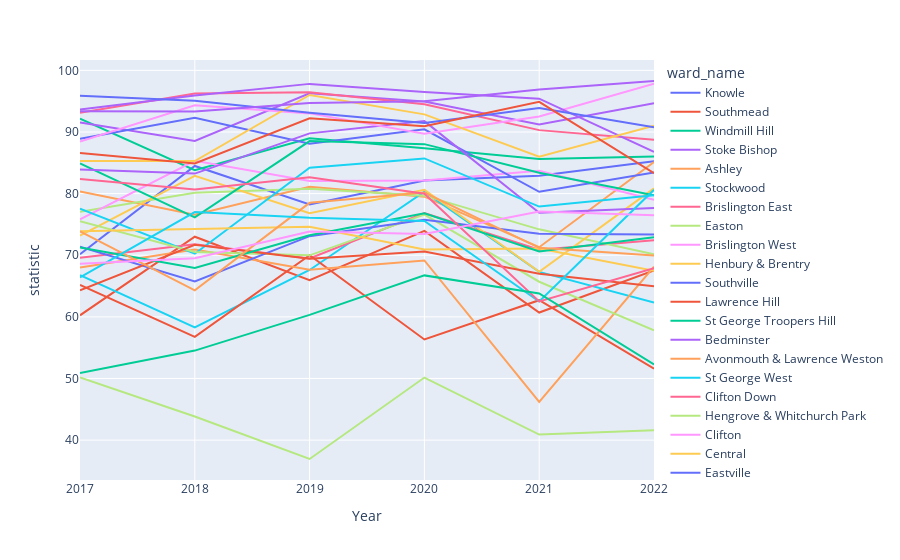

Notebook code cell kept with this figure:
### Markdown cell above
The percentage of people questioned regarding how satisfied they are with their ward can then be plotted to see how it varies over time.

### Code cell
df_LA = df_LA.sort_values(["Year"])

#Create a line chart showing how the total amount payed per month changes over time.
fig = px.line(df_LA,x="Year",y="statistic",color = "ward_name")
fig.show()
df_LA

### Figure 1 — Plotly figure (JSON) as saved in the notebook; plotly's stock layout.template omitted (floating-point values rounded to 4 significant figures)
{"data": [{"hovertemplate": "ward_name=Knowle<br>Year=%{x}<br>statistic=%{y}<extra></extra>", "legendgroup": "Knowle", "line": {"color": "#636efa", "dash": "solid"}, "marker": {"symbol": "circle"}, "mode": "lines", "name": "Knowle", "orientation": "v", "showlegend": true, "type": "scatter", "x": [2017, 2018, 2019, 2020, 2021, 2022], "xaxis": "x", "y": [70.15, 84.49, 78.22, 82.13, 82.9, 85.24], "yaxis": "y"}, {"hovertemplate": "ward_name=Southmead<br>Year=%{x}<br>statistic=%{y}<extra></extra>", "legendgroup": "Southmead", "line": {"color": "#EF553B", "dash": "solid"}, "marker": {"symbol": "circle"}, "mode": "lines", "name": "Southmead", "orientation": "v", "showlegend": true, "type": "scatter", "x": [2017, 2018, 2019, 2020, 2021, 2022], "xaxis": "x", "y": [60.25, 73.0, 65.95, 73.94, 60.7, 67.54], "yaxis": "y"}, {"hovertemplate": "ward_name=Windmill Hill<br>Year=%{x}<br>statistic=%{y}<extra></extra>", "legendgroup": "Windmill Hill", "line": {"color": "#00cc96", "dash": "solid"}, "marker": {"symbol": "circle"}, "mode": "lines", "name": "Windmill Hill", "orientation": "v", "showlegend": true, "type": "scatter", "x": [2017, 2018, 2019, 2020, 2021, 2022], "xaxis": "x", "y": [92.15, 83.8, 88.96, 87.35, 85.6, 86.01], "yaxis": "y"}, {"hovertemplate": "ward_name=Stoke Bishop<br>Year=%{x}<br>statistic=%{y}<extra></extra>", "legendgroup": "Stoke Bishop", "line": {"color": "#ab63fa", "dash": "solid"}, "marker": {"symbol": "circle"}, "mode": "lines", "name": "Stoke Bishop", "orientation": "v", "showlegend": true, "type": "scatter", "x": [2017, 2018, 2019, 2020, 2021, 2022], "xaxis": "x", "y": [91.53, 88.53, 96.28, 94.94, 91.2, 94.65], "yaxis": "y"}, {"hovertemplate": "ward_name=Ashley<br>Year=%{x}<br>statistic=%{y}<extra></extra>", "legendgroup": "Ashley", "line": {"color": "#FFA15A", "dash": "solid"}, "marker": {"symbol": "circle"}, "mode": "lines", "name": "Ashley", "orientation": "v", "showlegend": true, "type": "scatter", "x": [2017, 2018, 2019, 2020, 2021, 2022], "xaxis": "x", "y": [80.33, 76.59, 81.1, 79.5, 71.3, 85.13], "yaxis": "y"}, {"hovertemplate": "ward_name=Stockwood<br>Year=%{x}<br>statistic=%{y}<extra></extra>", "legendgroup": "Stockwood", "line": {"color": "#19d3f3", "dash": "solid"}, "marker": {"symbol": "circle"}, "mode": "lines", "name": "Stockwood", "orientation": "v", "showlegend": true, "type": "scatter", "x": [2017, 2018, 2019, 2020, 2021, 2022], "xaxis": "x", "y": [66.76, 58.29, 67.61, 80.32, 67.3, 62.33], "yaxis": "y"}, {"hovertemplate": "ward_name=Brislington East<br>Year=%{x}<br>statistic=%{y}<extra></extra>", "legendgroup": "Brislington East", "line": {"color": "#FF6692", "dash": "solid"}, "marker": {"symbol": "circle"}, "mode": "lines", "name": "Brislington East", "orientation": "v", "showlegend": true, "type": "scatter", "x": [2017, 2018, 2019, 2020, 2021, 2022], "xaxis": "x", "y": [69.58, 71.78, 69.46, 76.84, 70.9, 72.45], "yaxis": "y"}, {"hovertemplate": "ward_name=Easton<br>Year=%{x}<br>statistic=%{y}<extra></extra>", "legendgroup": "Easton", "line": {"color": "#B6E880", "dash": "solid"}, "marker": {"symbol": "circle"}, "mode": "lines", "name": "Easton", "orientation": "v", "showlegend": true, "type": "scatter", "x": [2017, 2018, 2019, 2020, 2021, 2022], "xaxis": "x", "y": [77.04, 80.13, 80.77, 79.67, 74.2, 70.16], "yaxis": "y"}, {"hovertemplate": "ward_name=Brislington West<br>Year=%{x}<br>statistic=%{y}<extra></extra>", "legendgroup": "Brislington West", "line": {"color": "#FF97FF", "dash": "solid"}, "marker": {"symbol": "circle"}, "mode": "lines", "name": "Brislington West", "orientation": "v", "showlegend": true, "type": "scatter", "x": [2017, 2018, 2019, 2020, 2021, 2022], "xaxis": "x", "y": [75.82, 85.33, 82.06, 82.13, 83.7, 78.99], "yaxis": "y"}, {"hovertemplate": "ward_name=Henbury & Brentry<br>Year=%{x}<br>statistic=%{y}<extra></extra>", "legendgroup": "Henbury & Brentry", "line": {"color": "#FECB52", "dash": "solid"}, "marker": {"symbol": "circle"}, "mode": "lines", "name": "Henbury & Brentry", "orientation": "v", "showlegend": true, "type": "scatter", "x": [2017, 2018, 2019, 2020, 2021, 2022], "xaxis": "x", "y": [73.17, 82.9, 76.8, 80.63, 67.3, 80.84], "yaxis": "y"}, {"hovertemplate": "ward_name=Southville<br>Year=%{x}<br>statistic=%{y}<extra></extra>", "legendgroup": "Southville", "line": {"color": "#636efa", "dash": "solid"}, "marker": {"symbol": "circle"}, "mode": "lines", "name": "Southville", "orientation": "v", "showlegend": true, "type": "scatter", "x": [2017, 2018, 2019, 2020, 2021, 2022], "xaxis": "x", "y": [88.88, 92.3, 88.09, 90.43, 80.3, 83.43], "yaxis": "y"}, {"hovertemplate": "ward_name=Lawrence Hill<br>Year=%{x}<br>statistic=%{y}<extra></extra>", "legendgroup": "Lawrence Hill", "line": {"color": "#EF553B", "dash": "solid"}, "marker": {"symbol": "circle"}, "mode": "lines", "name": "Lawrence Hill", "orientation": "v", "showlegend": true, "type": "scatter", "x": [2017, 2018, 2019, 2020, 2021, 2022], "xaxis": "x", "y": [65.17, 56.75, 70.0, 56.34, 62.7, 51.58], "yaxis": "y"}, {"hovertemplate": "ward_name=St George Troopers Hill<br>Year=%{x}<br>statistic=%{y}<extra></extra>", "legendgroup": "St George Troopers Hill", "line": {"color": "#00cc96", "dash": "solid"}, "marker": {"symbol": "circle"}, "mode": "lines", "name": "St George Troopers Hill", "orientation": "v", "showlegend": true, "type": "scatter", "x": [2017, 2018, 2019, 2020, 2021, 2022], "xaxis": "x", "y": [84.89, 76.14, 88.52, 88.03, 83.4, 79.71], "yaxis": "y"}, {"hovertemplate": "ward_name=Bedminster<br>Year=%{x}<br>statistic=%{y}<extra></extra>", "legendgroup": "Bedminster", "line": {"color": "#ab63fa", "dash": "solid"}, "marker": {"symbol": "circle"}, "mode": "lines", "name": "Bedminster", "orientation": "v", "showlegend": true, "type": "scatter", "x": [2017, 2018, 2019, 2020, 2021, 2022], "xaxis": "x", "y": [83.93, 83.25, 89.77, 91.76, 76.9, 77.68], "yaxis": "y"}, {"hovertemplate": "ward_name=Avonmouth & Lawrence Weston<br>Year=%{x}<br>statistic=%{y}<extra></extra>", "legendgroup": "Avonmouth & Lawrence Weston", "line": {"color": "#FFA15A", "dash": "solid"}, "marker": {"symbol": "circle"}, "mode": "lines", "name": "Avonmouth & Lawrence Weston", "orientation": "v", "showlegend": true, "type": "scatter", "x": [2017, 2018, 2019, 2020, 2021, 2022], "xaxis": "x", "y": [68.0, 70.93, 67.65, 69.15, 46.2, 68.15], "yaxis": "y"}, {"hovertemplate": "ward_name=St George West<br>Year=%{x}<br>statistic=%{y}<extra></extra>", "legendgroup": "St George West", "line": {"color": "#19d3f3", "dash": "solid"}, "marker": {"symbol": "circle"}, "mode": "lines", "name": "St George West", "orientation": "v", "showlegend": true, "type": "scatter", "x": [2017, 2018, 2019, 2020, 2021, 2022], "xaxis": "x", "y": [77.54, 70.25, 84.19, 85.7, 77.9, 79.74], "yaxis": "y"}, {"hovertemplate": "ward_name=Clifton Down<br>Year=%{x}<br>statistic=%{y}<extra></extra>", "legendgroup": "Clifton Down", "line": {"color": "#FF6692", "dash": "solid"}, "marker": {"symbol": "circle"}, "mode": "lines", "name": "Clifton Down", "orientation": "v", "showlegend": true, "type": "scatter", "x": [2017, 2018, 2019, 2020, 2021, 2022], "xaxis": "x", "y": [93.14, 96.23, 96.44, 94.49, 90.3, 88.75], "yaxis": "y"}, {"hovertemplate": "ward_name=Hengrove & Whitchurch Park<br>Year=%{x}<br>statistic=%{y}<extra></extra>", "legendgroup": "Hengrove & Whitchurch Park", "line": {"color": "#B6E880", "dash": "solid"}, "marker": {"symbol": "circle"}, "mode": "lines", "name": "Hengrove & Whitchurch Park", "orientation": "v", "showlegend": true, "type": "scatter", "x": [2017, 2018, 2019, 2020, 2021, 2022], "xaxis": "x", "y": [75.52, 70.53, 69.98, 76.58, 65.7, 57.8], "yaxis": "y"}, {"hovertemplate": "ward_name=Clifton<br>Year=%{x}<br>statistic=%{y}<extra></extra>", "legendgroup": "Clifton", "line": {"color": "#FF97FF", "dash": "solid"}, "marker": {"symbol": "circle"}, "mode": "lines", "name": "Clifton", "orientation": "v", "showlegend": true, "type": "scatter", "x": [2017, 2018, 2019, 2020, 2021, 2022], "xaxis": "x", "y": [88.46, 94.34, 93.02, 89.71, 92.5, 97.83], "yaxis": "y"}, {"hovertemplate": "ward_name=Central<br>Year=%{x}<br>statistic=%{y}<extra></extra>", "legendgroup": "Central", "line": {"color": "#FECB52", "dash": "solid"}, "marker": {"symbol": "circle"}, "mode": "lines", "name": "Central", "orientation": "v", "showlegend": true, "type": "scatter", "x": [2017, 2018, 2019, 2020, 2021, 2022], "xaxis": "x", "y": [73.89, 74.28, 74.62, 70.93, 71.1, 67.49], "yaxis": "y"}, {"hovertemplate": "ward_name=Eastville<br>Year=%{x}<br>statistic=%{y}<extra></extra>", "legendgroup": "Eastville", "line": {"color": "#636efa", "dash": "solid"}, "marker": {"symbol": "circle"}, "mode": "lines", "name": "Eastville", "orientation": "v", "showlegend": true, "type": "scatter", "x": [2017, 2018, 2019, 2020, 2021, 2022], "xaxis": "x", "y": [71.37, 65.75, 73.09, 75.74, 73.5, 73.38], "yaxis": "y"}, {"hovertemplate": "ward_name=St George Central<br>Year=%{x}<br>statistic=%{y}<extra></extra>", "legendgroup": "St George Central", "line": {"color": "#EF553B", "dash": "solid"}, "marker": {"symbol": "circle"}, "mode": "lines", "name": "St George Central", "orientation": "v", "showlegend": true, "type": "scatter", "x": [2017, 2018, 2019, 2020, 2021, 2022], "xaxis": "x", "y": [64.3, 71.7, 69.43, 70.59, 67, 64.98], "yaxis": "y"}, {"hovertemplate": "ward_name=Frome Vale<br>Year=%{x}<br>statistic=%{y}<extra></extra>", "legendgroup": "Frome Vale", "line": {"color": "#00cc96", "dash": "solid"}, "marker": {"symbol": "circle"}, "mode": "lines", "name": "Frome Vale", "orientation": "v", "showlegend": true, "type": "scatter", "x": [2017, 2018, 2019, 2020, 2021, 2022], "xaxis": "x", "y": [71.24, 67.92, 73.24, 76.81, 70.6, 72.92], "yaxis": "y"}, {"hovertemplate": "ward_name=Redland<br>Year=%{x}<br>statistic=%{y}<extra></extra>", "legendgroup": "Redland", "line": {"color": "#ab63fa", "dash": "solid"}, "marker": {"symbol": "circle"}, "mode": "lines", "name": "Redland", "orientation": "v", "showlegend": true, "type": "scatter", "x": [2017, 2018, 2019, 2020, 2021, 2022], "xaxis": "x", "y": [93.63, 95.91, 97.8, 96.51, 95.4, 86.79], "yaxis": "y"}, {"hovertemplate": "ward_name=Bishopsworth<br>Year=%{x}<br>statistic=%{y}<extra></extra>", "legendgroup": "Bishopsworth", "line": {"color": "#FFA15A", "dash": "solid"}, "marker": {"symbol": "circle"}, "mode": "lines", "name": "Bishopsworth", "orientation": "v", "showlegend": true, "type": "scatter", "x": [2017, 2018, 2019, 2020, 2021, 2022], "xaxis": "x", "y": [73.85, 64.3, 78.5, 80.18, 71.2, 69.94], "yaxis": "y"}, {"hovertemplate": "ward_name=Lockleaze<br>Year=%{x}<br>statistic=%{y}<extra></extra>", "legendgroup": "Lockleaze", "line": {"color": "#19d3f3", "dash": "solid"}, "marker": {"symbol": "circle"}, "mode": "lines", "name": "Lockleaze", "orientation": "v", "showlegend": true, "type": "scatter", "x": [2017, 2018, 2019, 2020, 2021, 2022], "xaxis": "x", "y": [66.39, 77.01, 76.06, 75.55, 62.5, 80.62], "yaxis": "y"}, {"hovertemplate": "ward_name=Horfield<br>Year=%{x}<br>statistic=%{y}<extra></extra>", "legendgroup": "Horfield", "line": {"color": "#FF6692", "dash": "solid"}, "marker": {"symbol": "circle"}, "mode": "lines", "name": "Horfield", "orientation": "v", "showlegend": true, "type": "scatter", "x": [2017, 2018, 2019, 2020, 2021, 2022], "xaxis": "x", "y": [82.37, 80.67, 82.65, 79.98, 62.5, 67.88], "yaxis": "y"}, {"hovertemplate": "ward_name=Hartcliffe & Withywood<br>Year=%{x}<br>statistic=%{y}<extra></extra>", "legendgroup": "Hartcliffe & Withywood", "line": {"color": "#B6E880", "dash": "solid"}, "marker": {"symbol": "circle"}, "mode": "lines", "name": "Hartcliffe & Withywood", "orientation": "v", "showlegend": true, "type": "scatter", "x": [2017, 2018, 2019, 2020, 2021, 2022], "xaxis": "x", "y": [50.19, 43.82, 36.93, 50.15, 40.9, 41.59], "yaxis": "y"}, {"hovertemplate": "ward_name=Hillfields<br>Year=%{x}<br>statistic=%{y}<extra></extra>", "legendgroup": "Hillfields", "line": {"color": "#FF97FF", "dash": "solid"}, "marker": {"symbol": "circle"}, "mode": "lines", "name": "Hillfields", "orientation": "v", "showlegend": true, "type": "scatter", "x": [2017, 2018, 2019, 2020, 2021, 2022], "xaxis": "x", "y": [68.64, 69.51, 73.84, 73.45, 77.1, 76.47], "yaxis": "y"}, {"hovertemplate": "ward_name=Hotwells & Harbourside<br>Year=%{x}<br>statistic=%{y}<extra></extra>", "legendgroup": "Hotwells & Harbourside", "line": {"color": "#FECB52", "dash": "solid"}, "marker": {"symbol": "circle"}, "mode": "lines", "name": "Hotwells & Harbourside", "orientation": "v", "showlegend": true, "type": "scatter", "x": [2017, 2018, 2019, 2020, 2021, 2022], "xaxis": "x", "y": [85.29, 85.28, 96.01, 92.86, 86, 91.02], "yaxis": "y"}, {"hovertemplate": "ward_name=Cotham<br>Year=%{x}<br>statistic=%{y}<extra></extra>", "legendgroup": "Cotham", "line": {"color": "#636efa", "dash": "solid"}, "marker": {"symbol": "circle"}, "mode": "lines", "name": "Cotham", "orientation": "v", "showlegend": true, "type": "scatter", "x": [2017, 2018, 2019, 2020, 2021, 2022], "xaxis": "x", "y": [95.89, 95.07, 93.13, 91.44, 93.9, 90.75], "yaxis": "y"}, {"hovertemplate": "ward_name=Bishopston & Ashley Down<br>Year=%{x}<br>statistic=%{y}<extra></extra>", "legendgroup": "Bishopston & Ashley Down", "line": {"color": "#EF553B", "dash": "solid"}, "marker": {"symbol": "circle"}, "mode": "lines", "name": "Bishopston & Ashley Down", "orientation": "v", "showlegend": true, "type": "scatter", "x": [2017, 2018, 2019, 2020, 2021, 2022], "xaxis": "x", "y": [86.57, 84.88, 92.23, 90.93, 94.9, 83.32], "yaxis": "y"}, {"hovertemplate": "ward_name=Filwood<br>Year=%{x}<br>statistic=%{y}<extra></extra>", "legendgroup": "Filwood", "line": {"color": "#00cc96", "dash": "solid"}, "marker": {"symbol": "circle"}, "mode": "lines", "name": "Filwood", "orientation": "v", "showlegend": true, "type": "scatter", "x": [2017, 2018, 2019, 2020, 2021, 2022], "xaxis": "x", "y": [50.88, 54.53, 60.31, 66.73, 63.8, 52.26], "yaxis": "y"}, {"hovertemplate": "ward_name=Westbury-on-Trym & Henleaze<br>Year=%{x}<br>statistic=%{y}<extra></extra>", "legendgroup": "Westbury-on-Trym & Henleaze", "line": {"color": "#ab63fa", "dash": "solid"}, "marker": {"symbol": "circle"}, "mode": "lines", "name": "Westbury-on-Trym & Henleaze", "orientation": "v", "showlegend": true, "type": "scatter", "x": [2017, 2018, 2019, 2020, 2021, 2022], "xaxis": "x", "y": [93.37, 93.3, 94.69, 95.0, 96.9, 98.27], "yaxis": "y"}], "layout": {"legend": {"title": {"text": "ward_name"}, "tracegroupgap": 0}, "margin": {"t": 60}, "xaxis": {"anchor": "y", "domain": [0, 1], "title": {"text": "Year"}}, "yaxis": {"anchor": "x", "domain": [0, 1], "title": {"text": "statistic"}}}}
